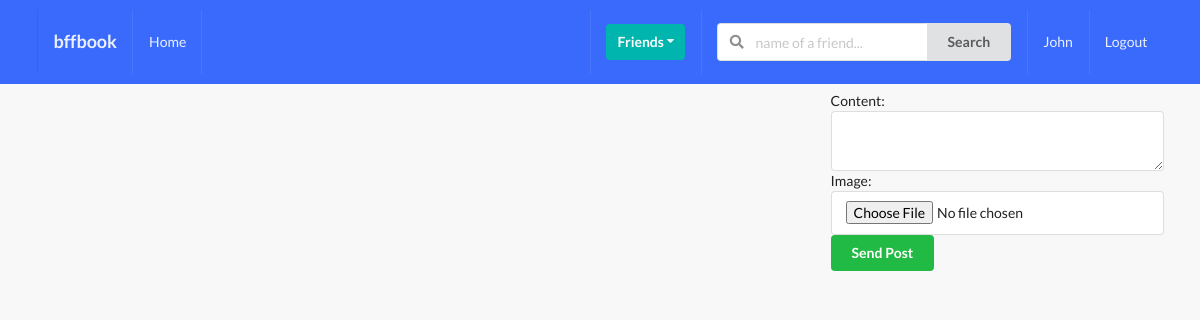
Before: /posts/ (signed in) with the older database file.
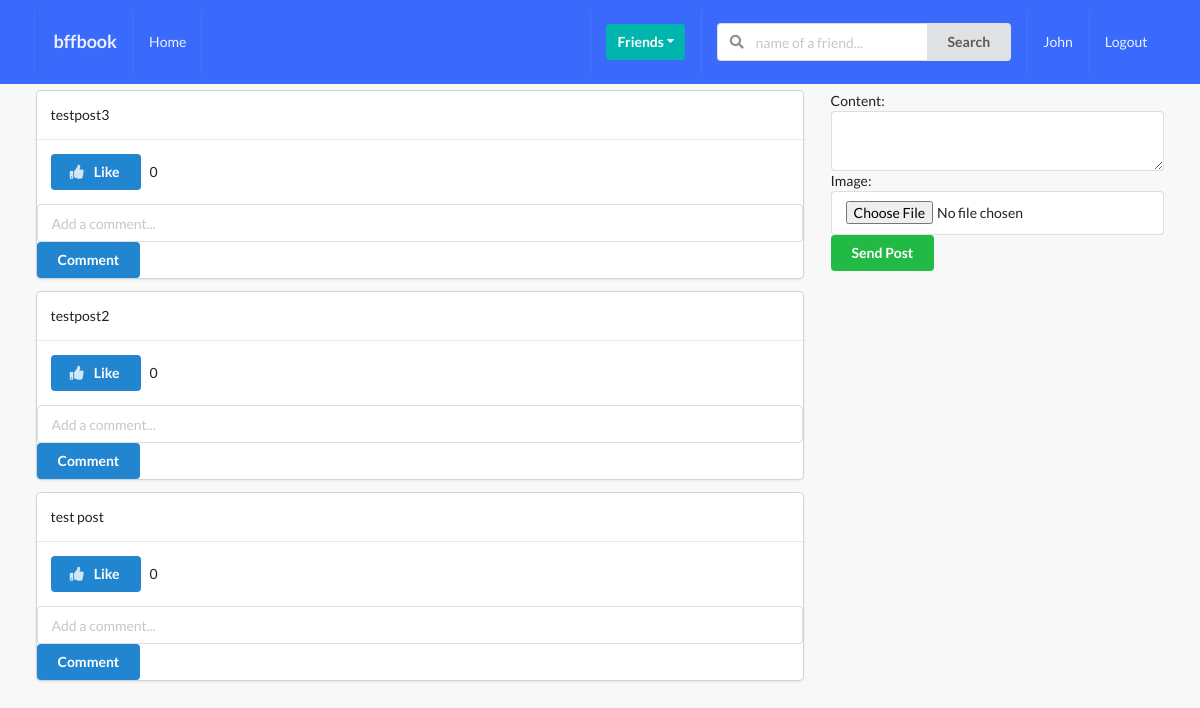
After: the same page with the newer database file.
### posts/models.py (models this page shows, shortened)
class Post(models.Model):
    content = models.TextField()
    image = models.ImageField(upload_to='posts', validators=[FileExtensionValidator(['png', 'jpg', 'jpeg'])], blank=True)
    liked = models.ManyToManyField(Profile, blank=True, related_name='likes')
    updated = models.DateTimeField(auto_now=True)
    created = models.DateTimeField(auto_now_add=True)
    author = models.ForeignKey(Profile, on_delete=models.CASCADE, related_name='posts')
    def num_likes(self):
        return self.liked.all().count()
    class Meta:
        ordering = ('-created',)

### posts/views.py (the view, shortened to what this page needs)
# urls.py: path('', post_comment_create_and_list_view, name='main-post-view'),
def post_comment_create_and_list_view(request):
    qs = Post.objects.all()
    profile = Profile.objects.get(user=request.user)
    p_form = PostModelForm()
    c_form = CommentModelForm()
    post_added = False
    profile = Profile.objects.get(user=request.user)
    context = {'qs': qs, 'profile': profile, 'p_form': p_form, 'c_form': c_form, 'post_added': post_added}
    return render(request, 'posts/main.html', context)

### posts/forms.py
class PostModelForm(forms.ModelForm):
    content = forms.CharField(widget=forms.Textarea(attrs={'rows':2}))
    class Meta:
        model = Post
        exclude = ('liked', 'updated', 'created', 'author')

class CommentModelForm(forms.ModelForm):
    body = forms.CharField(label='', widget=forms.TextInput(attrs={'placeholder': 'Add a comment...'}))
    class Meta:
        model = Comment
        exclude = ('user', 'post', 'updated', 'created')

### posts/templates/posts/main.html (shortened to what this page needs)
{% extends 'base.html' %}
{% block content %}
    <div class="ui grid">
        <div class="row">
            <div class="eleven wide column">
                {% for obj in qs %}
                    <div class="ui fluid card">
                        <div class="content">
                            {{ obj.content }}
                        </div>
                        <div class="content">
                            <form action="{% url 'posts:like-post-view' %}" method="POST">
                                <button type="submit" class="ui primary button">
                                    {% if profile not in obj.liked.all %}
                                        <i class="thumbs up icon"></i>&nbsp;Like
                                    {% else %}
                                        <i class="thumbs down icon"></i>&nbsp;Unlike
                                    {% endif %}
                                </button>
                                &nbsp;{{ obj.num_likes }}
                            </form>
                        </div>
                        <form action="" method="POST" class="ui form">
                            {{ c_form }}
                            <button type="submit" class="ui primary button" name="submit_c_form">Comment</button>
                        </form>
                    </div>
                {% endfor %}
            </div>
            <div class="five wide column">
                <form action="" method="POST" class="ui form" enctype="multipart/form-data">
                    {{ p_form }}
                    <button type="submit" class="ui button positive" name="submit_p_form">Send Post</button>
                </form>
            </div>
        </div>
    </div>
{% endblock content %}

Changed rows visible on the page:
added Post: content "testpost3", shows "Like", num_likes "0"
added Post: content "testpost2", shows "Like", num_likes "0"
added Post: content "test post", shows "Like", num_likes "0"
